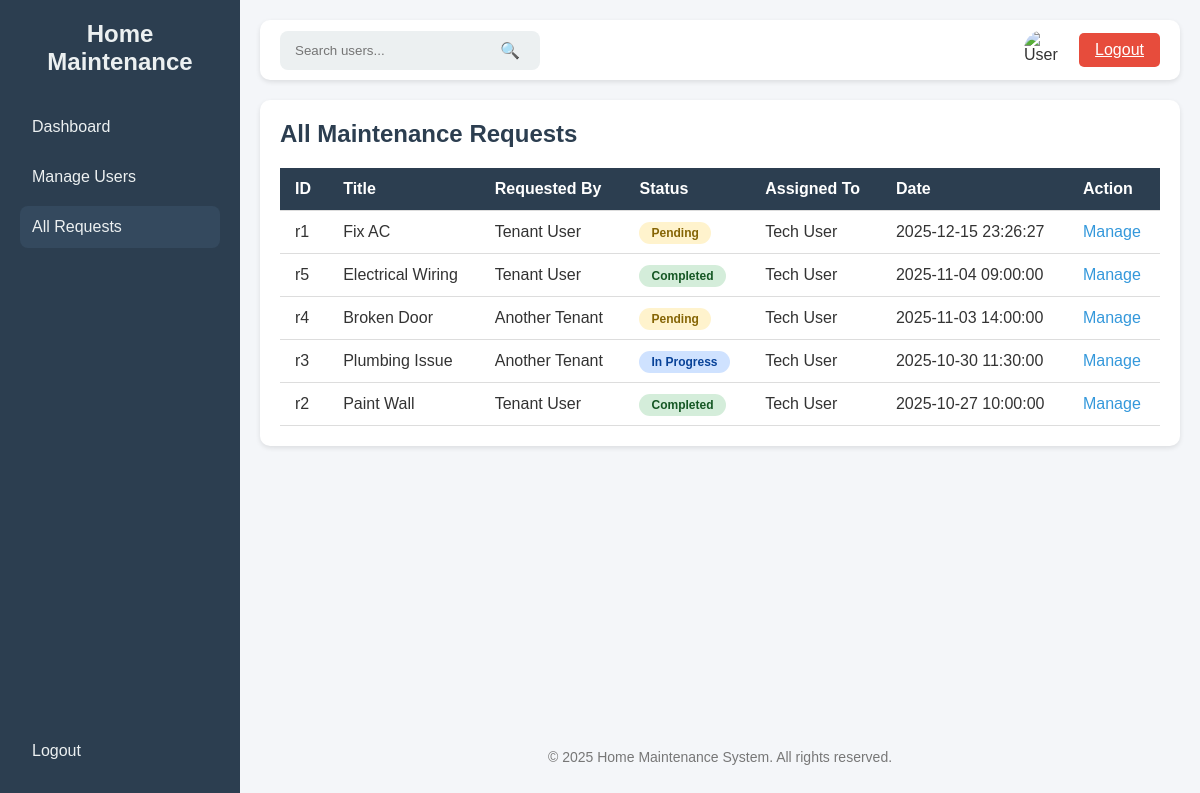
The app's page /admin/all_requests (signed in), older data.
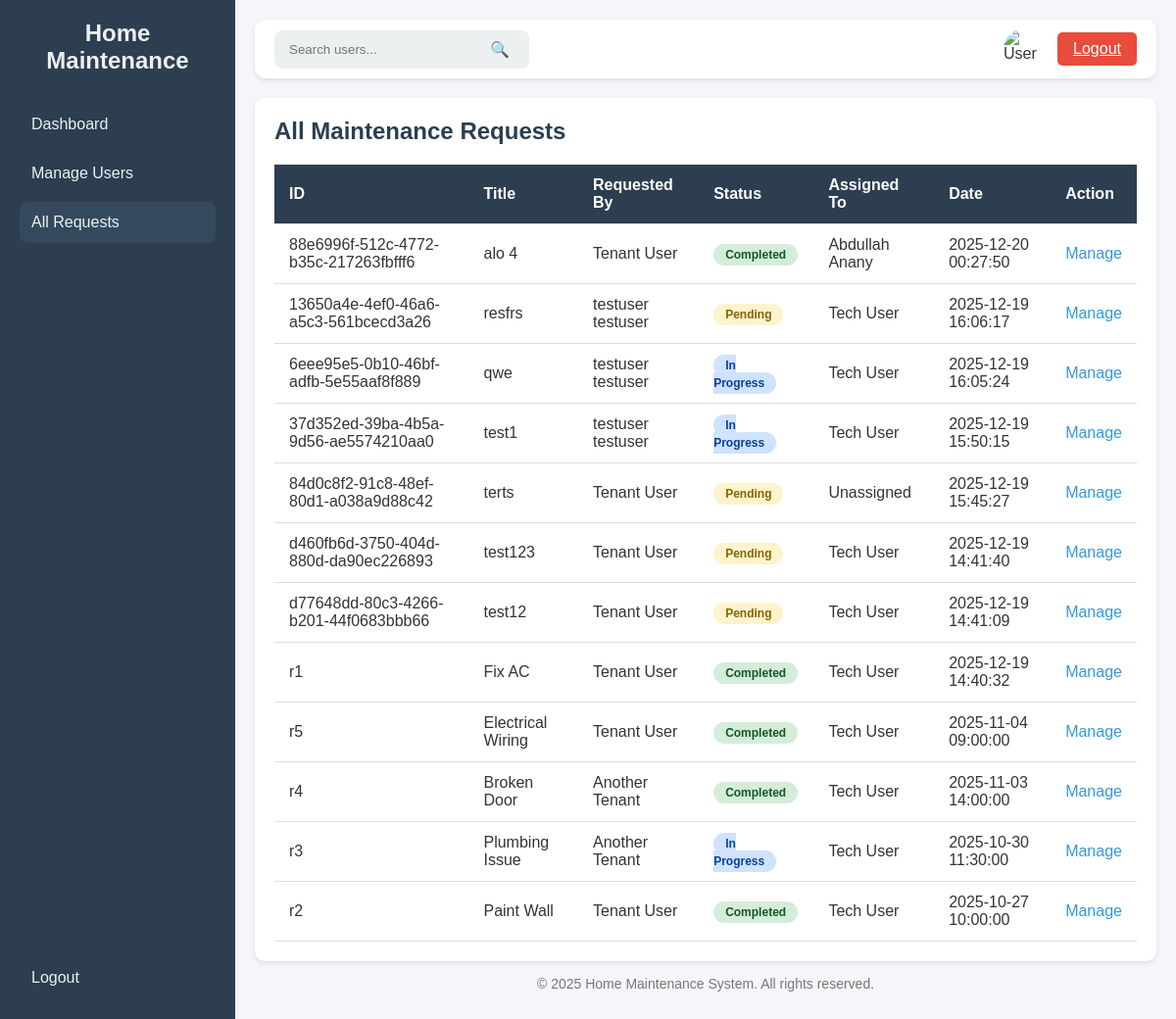
The same page, newer data.
### tables this page shows
CREATE TABLE requests (
        id TEXT PRIMARY KEY,
        title TEXT,
        description TEXT,
        status TEXT,
        assigned_to TEXT,
        date TEXT,
        user_id TEXT,
        FOREIGN KEY(user_id) REFERENCES users(id),
        FOREIGN KEY(assigned_to) REFERENCES users(id)
    );

### app.py (the view)
@app.route('/admin/all_requests')
@Role_Authentication(["admin"])
def admin_all_requests():
    conn = get_db_connection()
    query = """
        SELECT r.id, r.title, r.description, r.status, r.date,
               u_tech.fname AS assigned_fname, u_tech.lname AS assigned_lname,
               u_user.fname AS user_fname, u_user.lname AS user_lname
        FROM requests r
        LEFT JOIN users u_tech ON r.assigned_to = u_tech.id
        LEFT JOIN users u_user ON r.user_id = u_user.id
        ORDER BY r.date DESC
    """
    all_requests_data = conn.execute(query).fetchall()
    conn.close()
    formatted_requests = []
    for req in all_requests_data:
        assigned_to_name = f"{req['assigned_fname']} {req['assigned_lname']}" if req['assigned_fname'] else 'Unassigned'
        requested_by_name = f"{req['user_fname']} {req['user_lname']}" if req['user_fname'] else 'Unknown'
        formatted_requests.append({
            'id': req['id'],
            'title': req['title'],
            'status': req['status'],
            'assigned_to': assigned_to_name,
            'requested_by': requested_by_name,
            'date': req['date']
        })
    return render_template('admin_all_requests.html', requests=formatted_requests, active_page='all_requests')

### app.py (called while the page is built)
def get_db_connection():
    conn = sqlite3.connect(DB_NAME)
    conn.row_factory = sqlite3.Row
    return conn

def Role_Authentication(allowed_roles):
    def decorator(f):
        @wraps(f)
        def decorated_function(*args, **Kwargs):
            if 'role' not in session:
                flash('Access denied. Please log in.')
                return redirect(url_for("login"))
            if session['role'] not in allowed_roles:
                flash('Access denied. Insufficient privileges.')
                return redirect(url_for("dashboard"))
            return f(*args, **Kwargs)
        return decorated_function
    return decorator

### templates/admin_all_requests.html (shortened to what this page needs)
<!DOCTYPE html>
<html lang="en">
<head>
</head>
<body>
    <div class="sidebar">
        <div>
            <h2>Home Maintenance</h2>
            <a href="{{ url_for('admin_dashboard') }}" class="{% if active_page == 'dashboard' %}active{% endif %}">Dashboard</a>
            <a href="{{ url_for('admin_users') }}" class="{% if active_page == 'users' %}active{% endif %}">Manage Users</a>
            <a href="{{ url_for('admin_all_requests') }}" class="{% if active_page == 'all_requests' %}active{% endif %}">All Requests</a>
        </div>
        <div>
            <a href="{{ url_for('logout') }}">Logout</a>
        </div>
    </div>
    <div class="main">
        <div class="top-bar">
            <div class="search-bar">
                <input type="text" placeholder="Search users..." />
                <button type="submit">🔍</button>
            </div>
            <div class="user-actions">
                <img src="https://cdn-icons-png.flaticon.com/512/847/847969.png" alt="User" class="user-logo" />
                <a class="logout-btn" href="{{ url_for('logout') }}">Logout</a>
            </div>
        </div>
<div class="content-section">
    <h2>All Maintenance Requests</h2>
    <table>
        <thead>
            <tr>
                <th>ID</th>
                <th>Title</th>
                <th>Requested By</th>
                <th>Status</th>
                <th>Assigned To</th>
                <th>Date</th>
                <th>Action</th>
            </tr>
        </thead>
        <tbody>
            {% if requests %}
                {% for req in requests %}
                <tr>
                    <td>{{ req.id }}</td>
                    <td>{{ req.title }}</td>
                    <td>{{ req.requested_by }}</td>
                    <td>
                        {% if req.status == 'Pending' %}
                            <span class="status-badge status-pending">Pending</span>
                        {% elif req.status == 'Completed' %}
                            <span class="status-badge status-completed">Completed</span>
                        {% elif req.status == 'In Progress' %}
                            <span class="status-badge status-in-progress">In Progress</span>
                        {% else %}
                            <span class="status-badge">{{ req.status }}</span>
                        {% endif %}
                    </td>
                    <td>{{ req.assigned_to }}</td>
                    <td>{{ req.date }}</td>
                    <td>
                        <a href="{{ url_for('admin_manage_request', request_id=req.id) }}" class="action-link">Manage</a>
                    </td>
                </tr>
                {% endfor %}
            {% else %}
                <tr>
                    <td colspan="7">No requests found.</td>
                </tr>
            {% endif %}
        </tbody>
    </table>
</div>
        <footer>
            <p>&copy; 2025 Home Maintenance System. All rights reserved.</p>
        </footer>
    </div>
</body>
</html>

Row changes from the older to the newer data that the page shows:
added requests: id "88e6996f-512c-4772-b35c-217263fbfff6", title "alo 4", requested_by "Tenant User", status "Completed", assigned_to "Abdullah Anany", date "2025-12-20 00:27:50"
added requests: id "13650a4e-4ef0-46a6-a5c3-561bcecd3a26", title "resfrs", requested_by "testuser testuser", status "Pending", assigned_to "Tech User", date "2025-12-19 16:06:17"
added requests: id "6eee95e5-0b10-46bf-adfb-5e55aaf8f889", title "qwe", requested_by "testuser testuser", status "In Progress", assigned_to "Tech User", date "2025-12-19 16:05:24"
added requests: id "37d352ed-39ba-4b5a-9d56-ae5574210aa0", title "test1", requested_by "testuser testuser", status "In Progress", assigned_to "Tech User", date "2025-12-19 15:50:15"
added requests: id "84d0c8f2-91c8-48ef-80d1-a038a9d88c42", title "terts", requested_by "Tenant User", status "Pending", assigned_to "Unassigned", date "2025-12-19 15:45:27"
added requests: id "d460fb6d-3750-404d-880d-da90ec226893", title "test123", requested_by "Tenant User", status "Pending", assigned_to "Tech User", date "2025-12-19 14:41:40"
added requests: id "d77648dd-80c3-4266-b201-44f0683bbb66", title "test12", requested_by "Tenant User", status "Pending", assigned_to "Tech User", date "2025-12-19 14:41:09"
changed requests "Fix AC": date "2025-12-15 23:26:27" → "2025-12-19 14:40:32"; status "Pending" → "Completed"
changed requests "Broken Door": status "Pending" → "Completed"
